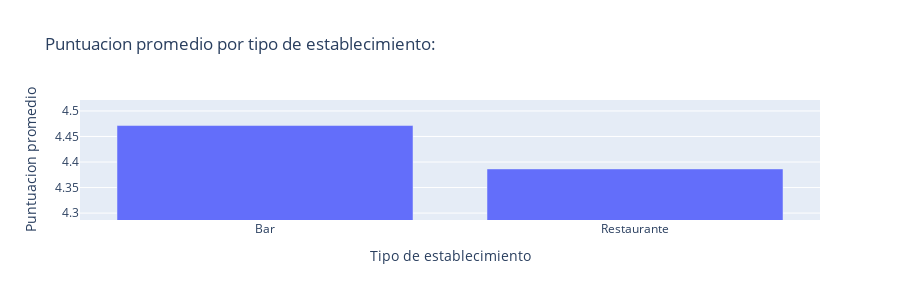
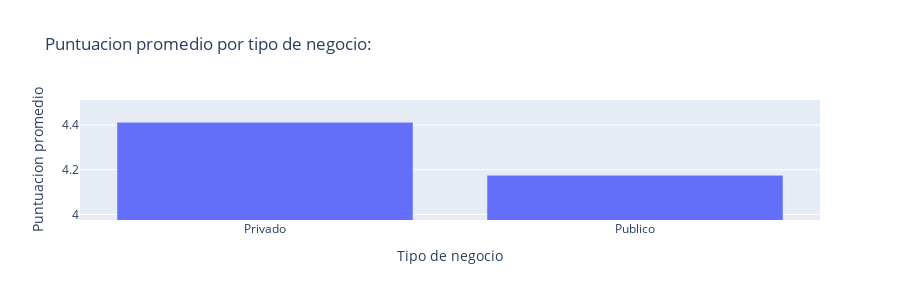

Source (notebook cell) for these figures, in order:
### Markdown cell above
Ahora observemos la diferencia de ***puntuacion promedio*** por el tipo de ***establecimiento***:

**Nota**: Ha sido acercado artificialmente para mostrar la diferencia entre uno y el otro  mas graficamente, la diferencia real es minima entre las opciones.

### Code cell
df_est_type = df.groupby('est_type')['rating'].mean().reset_index()
df_bus_type = df.groupby('bus_type')['rating'].mean().reset_index()

df_est_type['est_type'] = df_est_type['est_type'].map({'bar': 'Bar', 'restaurant': 'Restaurante'})
df_bus_type['bus_type'] = df_bus_type['bus_type'].map({'private': 'Privado', 'state': 'Publico'})

fig_est_type = px.bar(
    df_est_type,
    x='est_type',
    y='rating',
    labels={
        "est_type": "Tipo de establecimiento",
        "rating": "Puntuacion promedio"
    },
    title='Puntuacion promedio por tipo de establecimiento:',
    range_y=[min(df_est_type['rating']) -0.1, max(df_est_type['rating']) + 0.05],
    width=0, height=300
)

fig_bus_type = px.bar(
    df_bus_type,
    x='bus_type',
    y='rating',
    labels={
        "bus_type": "Tipo de negocio",
        "rating": "Puntuacion promedio"
    },
    title='Puntuacion promedio por tipo de negocio:',
    range_y=[min(df_bus_type['rating']) -0.2, max(df_bus_type['rating']) + 0.1],
    width=0, height=300
)

fig_est_type.show()
fig_bus_type.show()

### Figure 1 — Plotly figure (JSON) as saved in the notebook; plotly's stock layout.template omitted (floating-point values rounded to 4 significant figures)
{"data": [{"alignmentgroup": "True", "hovertemplate": "Tipo de establecimiento=%{x}<br>Puntuacion promedio=%{y}<extra></extra>", "legendgroup": "", "marker": {"color": "#636efa", "pattern": {"shape": ""}}, "name": "", "offsetgroup": "", "orientation": "v", "showlegend": false, "textposition": "auto", "type": "bar", "x": ["Bar", "Restaurante"], "xaxis": "x", "y": [4.471, 4.386], "yaxis": "y"}], "layout": {"barmode": "relative", "height": 300, "legend": {"tracegroupgap": 0}, "title": {"text": "Puntuacion promedio por tipo de establecimiento:"}, "xaxis": {"anchor": "y", "domain": [0, 1], "title": {"text": "Tipo de establecimiento"}}, "yaxis": {"anchor": "x", "domain": [0, 1], "range": [4.286, 4.521], "title": {"text": "Puntuacion promedio"}}}}

### Figure 2 — Plotly figure (JSON) as saved in the notebook; plotly's stock layout.template omitted (floating-point values rounded to 4 significant figures)
{"data": [{"alignmentgroup": "True", "hovertemplate": "Tipo de negocio=%{x}<br>Puntuacion promedio=%{y}<extra></extra>", "legendgroup": "", "marker": {"color": "#636efa", "pattern": {"shape": ""}}, "name": "", "offsetgroup": "", "orientation": "v", "showlegend": false, "textposition": "auto", "type": "bar", "x": ["Privado", "Publico"], "xaxis": "x", "y": [4.412, 4.175], "yaxis": "y"}], "layout": {"barmode": "relative", "height": 300, "legend": {"tracegroupgap": 0}, "title": {"text": "Puntuacion promedio por tipo de negocio:"}, "xaxis": {"anchor": "y", "domain": [0, 1], "title": {"text": "Tipo de negocio"}}, "yaxis": {"anchor": "x", "domain": [0, 1], "range": [3.975, 4.512], "title": {"text": "Puntuacion promedio"}}}}
